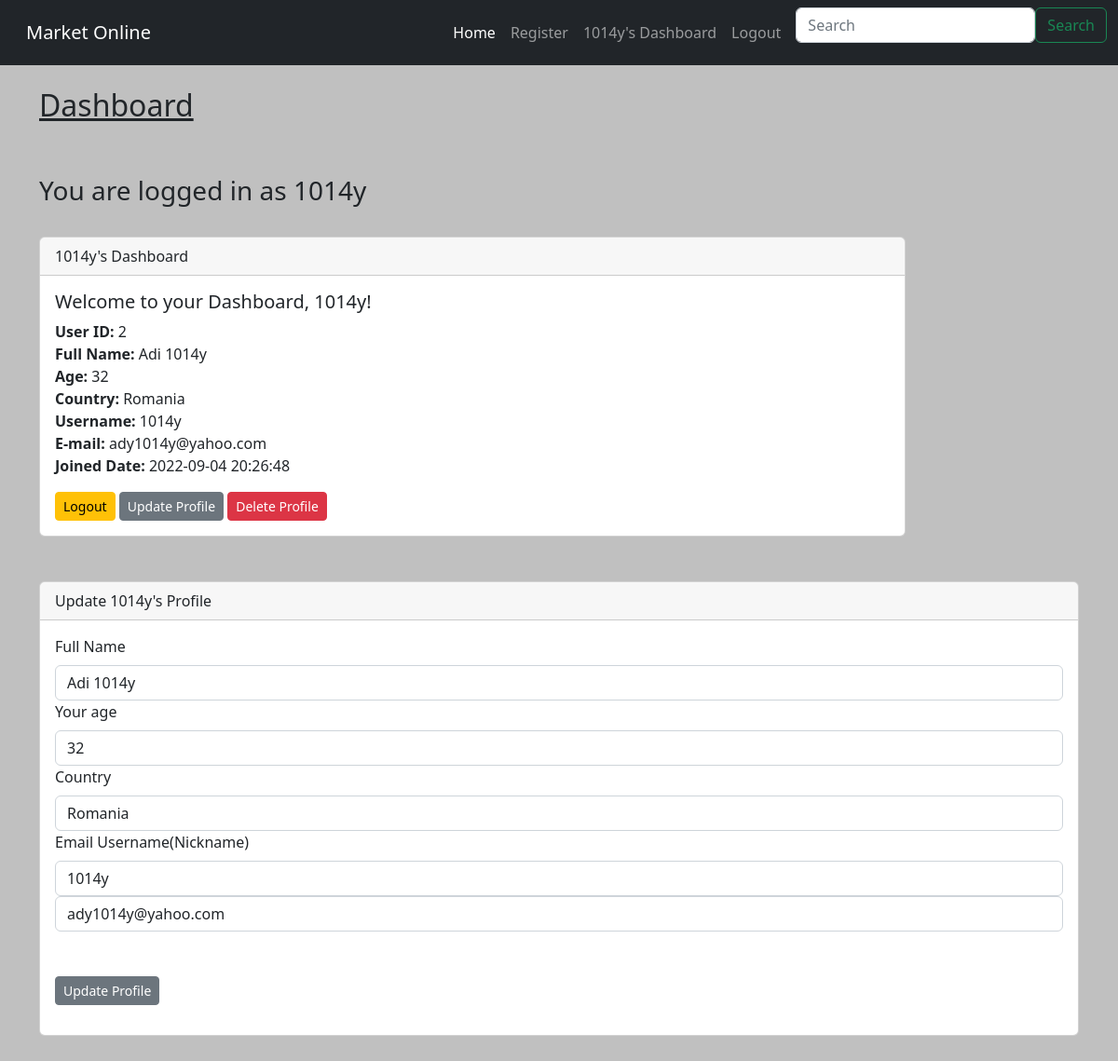
Before: /dashboard (signed in) with the older database file.
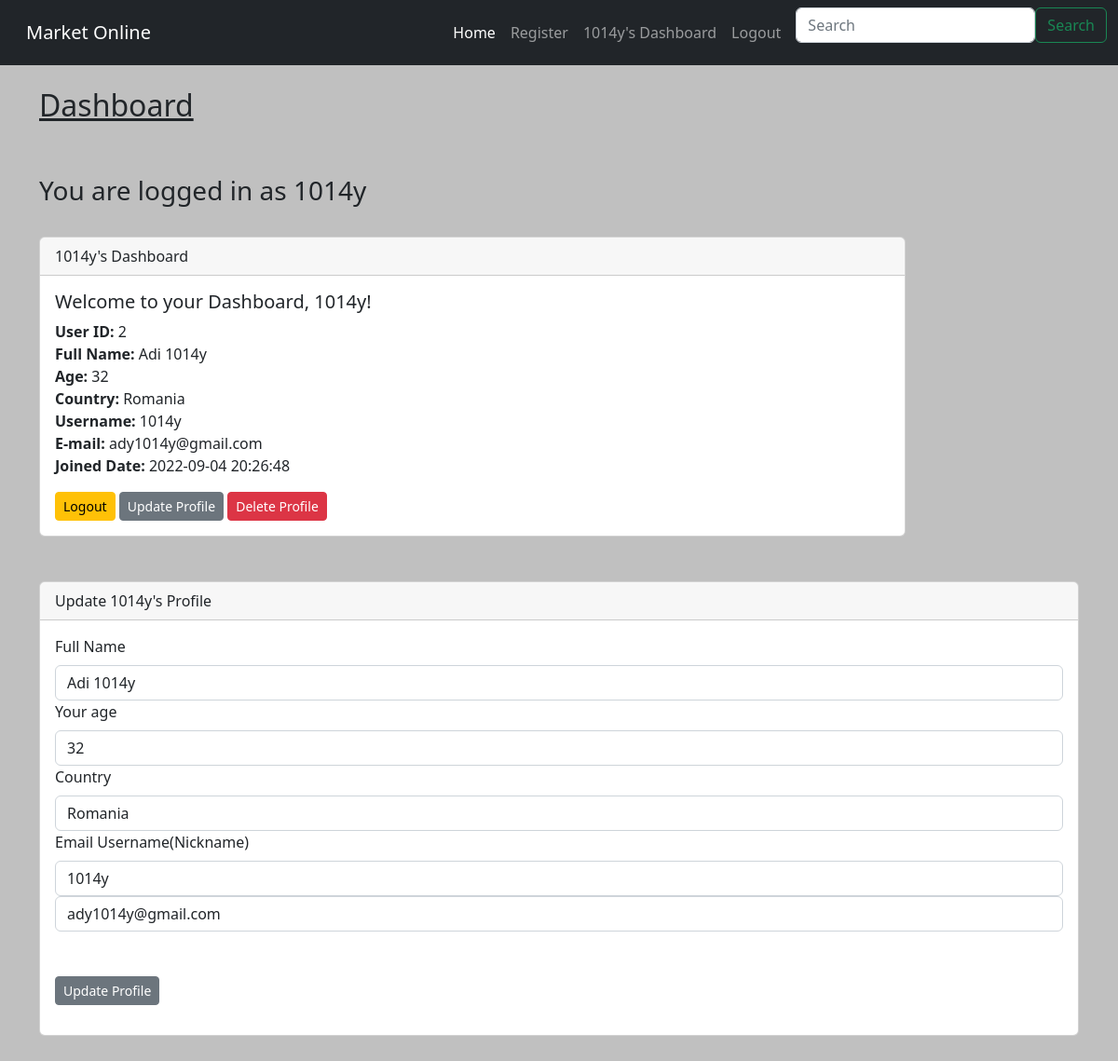
After: the same page with the newer database file.
### app.py (models this page shows)
class Users(UserMixin, db.Model):
    id = db.Column(db.Integer(), primary_key=True)
    full_name = db.Column(db.String(200))
    age = db.Column(db.Integer())
    location = db.Column(db.String())
    username = db.Column(db.String(15), unique=True)
    password = db.Column(db.String(80))
    email = db.Column(db.String(), unique=True)
    date_added = db.Column(db.String())

### app.py (the view, shortened to what this page needs)
@app.route("/dashboard", methods=["GET", "POST"])
@login_required
def dashboard():
    form = UserUpdate()
    id = current_user.id
    to_update = Users.query.get_or_404(id)
    return render_template("dashboard.html",
                           current_user=current_user,
                           to_update=to_update,
                           form=form)

### app.py
class UserUpdate(FlaskForm):
    full_name = StringField("Full Name", validators=[InputRequired()])
    age = StringField("Your age", validators=[InputRequired()])
    location = StringField("Country", validators=[InputRequired()])
    username = StringField("Username(Nickname)",
                           validators=[InputRequired(), Length(min=4, max=15)])
    email = StringField("Email", validators=[InputRequired(), Email(message="Invalid E-mail!")])
    submit = SubmitField("Update Profile")

### app.py (called while the page is built)
@login_manager.user_loader
def load_user(user_id):
    return Users.query.get(int(user_id))

### templates/dashboard.html (shortened to what this page needs)
{% extends "base.html" %}
{% block content %}
<div class="col-sm-9 col-sm-9-offset-3 col-md-10 col-md-offset-2 main">
    <h2 class="page-header"><u>Dashboard</u></h2>
    <br/><br/>
    <h3 class="page-header">You are logged in as {{ current_user.username }}</h3>
    <br/>
<div class="card">
  <div class="card-header">
    {{ current_user.username }}'s Dashboard
</div>
  <div class="card-body">
    <h5 class="card-title">Welcome to your Dashboard, {{ current_user.username }}!</h5>
    <p class="card-text"><strong>User ID: </strong>{{ current_user.id}}<br/>
                        <strong>Full Name: </strong>{{ current_user.full_name}}<br/>
                        <strong>Age: </strong>{{ current_user.age}}<br/>
                        <strong>Country: </strong>{{ current_user.location}}<br/>
                        <strong>Username: </strong>{{ current_user.username}}<br/>
                        <strong>E-mail: </strong>{{ current_user.email}}<br/>
                        <strong>Joined Date: </strong>{{ current_user.date_added}}<br/></p>
    <a href="{{ url_for('logout') }}" class="btn btn-warning btn-sm">Logout</a>
    <a href="{{ url_for('dashboard') }}" class="btn btn-secondary btn-sm">Update Profile</a>
    <a href="#" class="btn btn-danger btn-sm">Delete Profile</a>
  </div>
</div>
</div>
<br/><br/>
<div class="card">
  <div class="card-header">
   Update {{ current_user.username }}'s Profile
</div>
    <div class="card-body">
        <form action="/dashboard" method="POST">
            {{ form.full_name.label(class="form-label") }}
            {{ form.full_name(class="form-control", value=to_update.full_name) }}
            {{ form.age.label(class="form-label") }}
            {{ form.age(class="form-control", value=to_update.age) }}
            {{ form.location.label(class="form-label") }}
            {{ form.location(class="form-control", value=to_update.location) }}
            {{ form.email.label(class="form-label") }}
            {{ form.username.label(class="form-label") }}
            {{ form.username(class="form-control", value=to_update.username) }}
            {{ form.email(class="form-control", value=to_update.email) }}
            <br/><br/>
            {{ form.submit( class="btn btn-sm btn-secondary") }}
        </form>
    </div>
</div>
<br/><br/>
{% endblock %}

### templates/base.html (shortened to what this page needs)
<html lang="en">
  <head>
     <link rel="stylesheet" href="https://cdn.jsdelivr.net/npm/bootstrap@5.2.0/dist/css/bootstrap.rtl.min.css">
      <link rel="stylesheet" href="{{ url_for('static', filename='/CSS/style.css') }}">
  </head>
  <body>
    {% include 'navbar.html' %}
    <br/>
    <div class="container">
        {% block content %}
        {% endblock %}
    </div>
  </body>
</html>

### templates/navbar.html (shortened to what this page needs)
<nav class="navbar navbar-expand-lg navbar-dark bg-dark">
  <div class="container-fluid">
    <a class="navbar-brand" href="{{ url_for('index') }}">Market Online</a>
    <div class="collapse navbar-collapse" id="navbarSupportedContent">
      <ul class="navbar-nav me-auto mb-2 mb-lg-0">
        <li class="nav-item">
          <a class="nav-link active" aria-current="page" href="{{ url_for('index') }}">Home</a>
        </li>
        <li class="nav-item">
          <a class="nav-link" href="{{ url_for('signup') }}">Register</a>
        </li>
        {% if current_user.is_authenticated %}
          <li class="nav-item">
            <a class="nav-link" href="{{ url_for('dashboard') }}">{{ current_user.username }}'s Dashboard</a>
          </li>
          <li class="nav-item">
            <a class="nav-link" href="{{ url_for('logout') }}">Logout</a>
          </li>
        {% else %}
          <li class="nav-item">
            <a class="nav-link" href="{{ url_for('login') }}">Login</a>
          </li>
        {% endif %}
      </ul>
      <form class="d-flex" role="search">
        <input class="form-control me-2" type="search" placeholder="Search" aria-label="Search">
        <button class="btn btn-outline-success" type="submit">Search</button>
      </form>
    </div>
  </div>
</nav>

### static/css/style.css (style rules this page uses)
body { background: silver; }

Changed rows visible on the page:
changed Users "Adi 1014y": email "ady1014y@yahoo.com" → "ady1014y@gmail.com"
